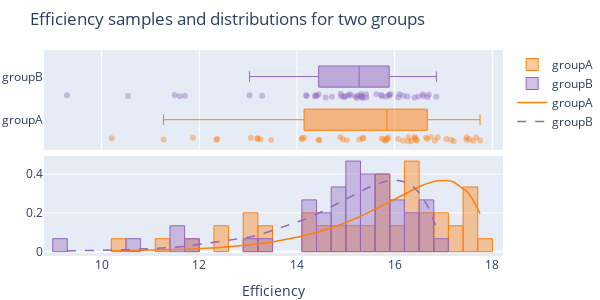

This figure's notebook cell:
### Markdown cell above
## Generate skewed data
Firstly, let's generate two skewed data samples. For example, the data in reality can the efficiency (shunt resistance, fill factor, power) of solar cells from test A and test B. The difference between group A and B can be the production machines, supttering material, or substract holders.
Let's use Gamma distribution to simulate the efficiencies of solar cells. The probability density for the Gamma distribution is as follows:
\begin{equation}
      p(x) = x^{k-1}\frac{e^{-x/\theta}}{\theta^k\Gamma(k)}
\end{equation}
where $k$ is the shape and $\theta$ the scale,
and $\Gamma$ is the Gamma function. Suppose there are 50 samples in each test group.

### Code cell
import numpy as np
import pandas as pd
import plotly.graph_objects as go
from plotly.subplots import make_subplots
import scipy.special as sps
from scipy import stats

n_sample = 50
k, theta = 2, 1 # mean and width
groupA = 18 - np.random.standard_gamma(k, n_sample) # Generate data for group A
groupB = 17 - np.random.standard_gamma(k, n_sample) # Generate data from group B

# Display data
fig = make_subplots(rows=2, cols=1, shared_xaxes=True, vertical_spacing=0.03, horizontal_spacing= 0.01) 
# The first chart display the data itself, the second one show the distribution.
fig.add_trace(go.Box(x=groupA, name = 'groupA', marker_color = 'rgba(255, 127, 14, 0.4)', line_color='rgb(255, 127, 14)',
                     boxpoints='all', jitter=0.3, pointpos=-1.8, showlegend=False, line_width=1), row =1, col=1)
fig.add_trace(go.Box(x=groupB, name = 'groupB', marker_color = 'rgba(148, 103, 189, 0.4)', line_color='rgb(148, 103, 189)',
                     boxpoints='all', jitter=0.3, pointpos=-1.8, showlegend=False, line_width=1), row =1, col=1)
fig.add_trace(go.Histogram(x=groupA, name = 'groupA', xbins = dict(size=0.3), histnorm='probability density',
                           marker_line_color = 'rgb(255, 127, 14)', marker_color = 'rgba(255, 127, 14, 0.4)',
                           marker_line_width=1), row=2, col=1)
fig.add_trace(go.Histogram(x=groupB, name = 'groupB', xbins = dict(size=0.3), histnorm='probability density',
                           marker_line_color = 'rgb(148, 103, 189)', marker_color = 'rgba(148, 103, 189, 0.4)',
                           marker_line_width=1), row=2, col=1)

# Add probability curve
xA = sorted(groupA)
xB = sorted(groupB)
xA = np.array(xA)
xB = np.array(xB)
def pdf_gamma(x, theta, k):
    y = x**(k-1) * ((np.exp(-x/theta))/(sps.gamma(k) * (theta**k)))
    return y
yA = pdf_gamma(18 - xA, theta, k)
yB = pdf_gamma(17-xB, theta, k)

fig.add_trace(go.Scatter(x=xA, y=yA, mode='lines', name = 'groupA', line=dict(color='rgb(255, 127, 14)', width=1.5, dash='solid'))
              , row=2, col=1)
fig.add_trace(go.Scatter(x=xB, y=yB, mode='lines', name = 'groupB', line=dict(color='rgb(148, 103, 189)', width=1.5, dash='dash'))
              , row=2, col=1)
# Overlay both histograms
fig.update_layout(title='Efficiency samples and distributions for two groups',
                  xaxis2 = dict(title="Efficiency"),
                  barmode='overlay', height=300, width=600, margin = dict(l=20, r=2, t=50, b=2))
fig.show()

### Figure 1 — Plotly figure (JSON) as saved in the notebook; plotly's stock layout.template omitted (floating-point values rounded to 4 significant figures)
{"data": [{"boxpoints": "all", "jitter": 0.3, "line": {"color": "rgb(255, 127, 14)", "width": 1}, "marker": {"color": "rgba(255, 127, 14, 0.4)"}, "name": "groupA", "pointpos": -1.8, "showlegend": false, "type": "box", "x": [16.28, 15.36, 14.1, 13.19, 14.44, 17.75, 16.41, 16.34, 15.77, 15.87, 15.73, 14.46, 16.67, 17.16, 16.45, 16.74, 16.07, 17.6, 13.25, 16.83, 14.1, 15.84, 12.37, 13.06, 13.47, 16.17, 10.21, 16.88, 12.35, 17.06, 14.15, 15.81, 17.47, 15.27, 17.21, 11.27, 14.89, 16.64, 16.41, 15.02, 17.47, 13.19, 15.34, 11.87, 17.53, 16.28, 15.85, 14.94, 17.67, 16.44], "xaxis": "x", "yaxis": "y"}, {"boxpoints": "all", "jitter": 0.3, "line": {"color": "rgb(148, 103, 189)", "width": 1}, "marker": {"color": "rgba(148, 103, 189, 0.4)"}, "name": "groupB", "pointpos": -1.8, "showlegend": false, "type": "box", "x": [15.11, 16.07, 14.2, 15.22, 14.72, 14.97, 15.34, 14.44, 10.54, 14.18, 16.1, 15.31, 15.74, 15.25, 15.82, 13.03, 13.29, 15.33, 15.89, 16.41, 16.59, 16.58, 15.3, 14.59, 15.72, 14.9, 15.63, 15.07, 9.292, 14.97, 15.2, 11.7, 16.7, 15.42, 16.85, 14.9, 16.26, 15.88, 14.38, 15.41, 11.5, 15.03, 16.67, 16.17, 11.6, 14.37, 15.33, 14.41, 16.48, 15.91], "xaxis": "x", "yaxis": "y"}, {"histnorm": "probability density", "marker": {"color": "rgba(255, 127, 14, 0.4)", "line": {"color": "rgb(255, 127, 14)", "width": 1}}, "name": "groupA", "type": "histogram", "x": [16.28, 15.36, 14.1, 13.19, 14.44, 17.75, 16.41, 16.34, 15.77, 15.87, 15.73, 14.46, 16.67, 17.16, 16.45, 16.74, 16.07, 17.6, 13.25, 16.83, 14.1, 15.84, 12.37, 13.06, 13.47, 16.17, 10.21, 16.88, 12.35, 17.06, 14.15, 15.81, 17.47, 15.27, 17.21, 11.27, 14.89, 16.64, 16.41, 15.02, 17.47, 13.19, 15.34, 11.87, 17.53, 16.28, 15.85, 14.94, 17.67, 16.44], "xaxis": "x2", "xbins": {"size": 0.3}, "yaxis": "y2"}, {"histnorm": "probability density", "marker": {"color": "rgba(148, 103, 189, 0.4)", "line": {"color": "rgb(148, 103, 189)", "width": 1}}, "name": "groupB", "type": "histogram", "x": [15.11, 16.07, 14.2, 15.22, 14.72, 14.97, 15.34, 14.44, 10.54, 14.18, 16.1, 15.31, 15.74, 15.25, 15.82, 13.03, 13.29, 15.33, 15.89, 16.41, 16.59, 16.58, 15.3, 14.59, 15.72, 14.9, 15.63, 15.07, 9.292, 14.97, 15.2, 11.7, 16.7, 15.42, 16.85, 14.9, 16.26, 15.88, 14.38, 15.41, 11.5, 15.03, 16.67, 16.17, 11.6, 14.37, 15.33, 14.41, 16.48, 15.91], "xaxis": "x2", "xbins": {"size": 0.3}, "yaxis": "y2"}, {"line": {"color": "rgb(255, 127, 14)", "dash": "solid", "width": 1.5}, "mode": "lines", "name": "groupA", "type": "scatter", "x": [10.21, 11.27, 11.87, 12.35, 12.37, 13.06, 13.19, 13.19, 13.25, 13.47, 14.1, 14.1, 14.15, 14.44, 14.46, 14.89, 14.94, 15.02, 15.27, 15.34, 15.36, 15.73, 15.77, 15.81, 15.84, 15.85, 15.87, 16.07, 16.17, 16.28, 16.28, 16.34, 16.41, 16.41, 16.44, 16.45, 16.64, 16.67, 16.74, 16.83, 16.88, 17.06, 17.16, 17.21, 17.47, 17.47, 17.53, 17.6, 17.67, 17.75], "xaxis": "x2", "y": [0.003222, 0.008032, 0.01336, 0.01987, 0.02021, 0.03526, 0.03924, 0.03929, 0.04112, 0.04889, 0.07897, 0.07899, 0.08167, 0.1013, 0.1025, 0.1383, 0.1432, 0.1513, 0.1786, 0.1865, 0.1884, 0.2345, 0.2402, 0.245, 0.2486, 0.2498, 0.2531, 0.2804, 0.2937, 0.3074, 0.3083, 0.3158, 0.3241, 0.3246, 0.3274, 0.3294, 0.3493, 0.3514, 0.3577, 0.3629, 0.3654, 0.3672, 0.3629, 0.3587, 0.3123, 0.311, 0.295, 0.2674, 0.239, 0.1963], "yaxis": "y2"}, {"line": {"color": "rgb(148, 103, 189)", "dash": "dash", "width": 1.5}, "mode": "lines", "name": "groupB", "type": "scatter", "x": [9.292, 10.54, 11.5, 11.6, 11.7, 13.03, 13.29, 14.18, 14.2, 14.37, 14.38, 14.41, 14.44, 14.59, 14.72, 14.9, 14.9, 14.97, 14.97, 15.03, 15.07, 15.11, 15.2, 15.22, 15.25, 15.3, 15.31, 15.33, 15.33, 15.34, 15.41, 15.42, 15.63, 15.72, 15.74, 15.82, 15.88, 15.89, 15.91, 16.07, 16.1, 16.17, 16.26, 16.41, 16.48, 16.58, 16.59, 16.67, 16.7, 16.85], "xaxis": "x2", "y": [0.003462, 0.01012, 0.02243, 0.02439, 0.02655, 0.07492, 0.09069, 0.1686, 0.1703, 0.1893, 0.191, 0.1939, 0.1982, 0.2163, 0.2327, 0.2567, 0.2577, 0.2661, 0.2671, 0.2752, 0.2804, 0.2853, 0.2979, 0.3003, 0.3035, 0.3102, 0.3122, 0.3141, 0.3147, 0.3161, 0.3248, 0.3254, 0.3478, 0.3562, 0.3574, 0.3626, 0.3656, 0.3657, 0.3666, 0.3669, 0.3659, 0.3616, 0.3528, 0.328, 0.3084, 0.2771, 0.2729, 0.235, 0.2227, 0.1265], "yaxis": "y2"}], "layout": {"barmode": "overlay", "height": 300, "margin": {"b": 2, "l": 20, "r": 2, "t": 50}, "title": {"text": "Efficiency samples and distributions for two groups"}, "width": 600, "xaxis": {"anchor": "y", "domain": [0, 1], "matches": "x2", "showticklabels": false}, "xaxis2": {"anchor": "y2", "domain": [0, 1], "title": {"text": "Efficiency"}}, "yaxis": {"anchor": "x", "domain": [0.515, 1]}, "yaxis2": {"anchor": "x2", "domain": [0, 0.485]}}}
